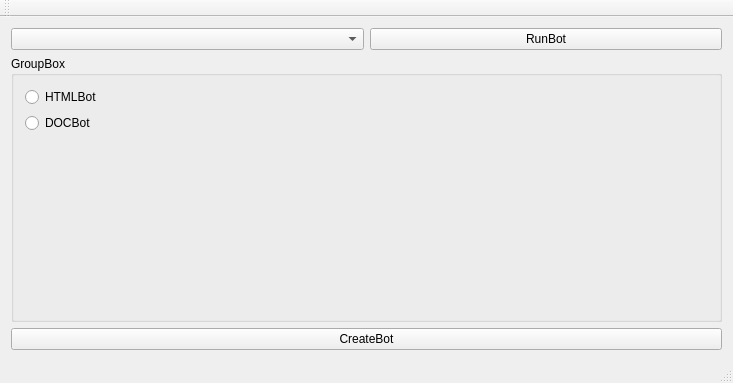
<?xml version="1.0" encoding="UTF-8"?>
<ui version="4.0">
 <class>MainWindow</class>
 <widget class="QMainWindow" name="MainWindow">
  <property name="geometry">
   <rect>
    <x>0</x>
    <y>0</y>
    <width>733</width>
    <height>383</height>
   </rect>
  </property>
  <property name="windowTitle">
   <string>MainWindow</string>
  </property>
  <widget class="QWidget" name="centralWidget">
   <layout class="QGridLayout" name="gridLayout">
    <item row="2" column="0" colspan="2">
     <widget class="QPushButton" name="CreateBot">
      <property name="text">
       <string>CreateBot</string>
      </property>
     </widget>
    </item>
    <item row="0" column="0">
     <widget class="QComboBox" name="BotSelector"/>
    </item>
    <item row="0" column="1">
     <widget class="QPushButton" name="RunBot">
      <property name="text">
       <string>RunBot</string>
      </property>
     </widget>
    </item>
    <item row="1" column="0" colspan="2">
     <widget class="QGroupBox" name="groupBox">
      <property name="title">
       <string>GroupBox</string>
      </property>
      <layout class="QFormLayout" name="formLayout">
       <item row="0" column="0">
        <widget class="QRadioButton" name="HTMLchecked">
         <property name="text">
          <string>HTMLBot</string>
         </property>
        </widget>
       </item>
       <item row="1" column="0">
        <widget class="QRadioButton" name="DOCChecked">
         <property name="text">
          <string>DOCBot</string>
         </property>
        </widget>
       </item>
      </layout>
     </widget>
    </item>
   </layout>
  </widget>
  <widget class="QMenuBar" name="menuBar">
   <property name="geometry">
    <rect>
     <x>0</x>
     <y>0</y>
     <width>733</width>
     <height>26</height>
    </rect>
   </property>
  </widget>
  <widget class="QToolBar" name="mainToolBar">
   <attribute name="toolBarArea">
    <enum>TopToolBarArea</enum>
   </attribute>
   <attribute name="toolBarBreak">
    <bool>false</bool>
   </attribute>
  </widget>
  <widget class="QStatusBar" name="statusBar"/>
 </widget>
 <layoutdefault spacing="6" margin="11"/>
 <resources/>
 <connections/>
</ui>
